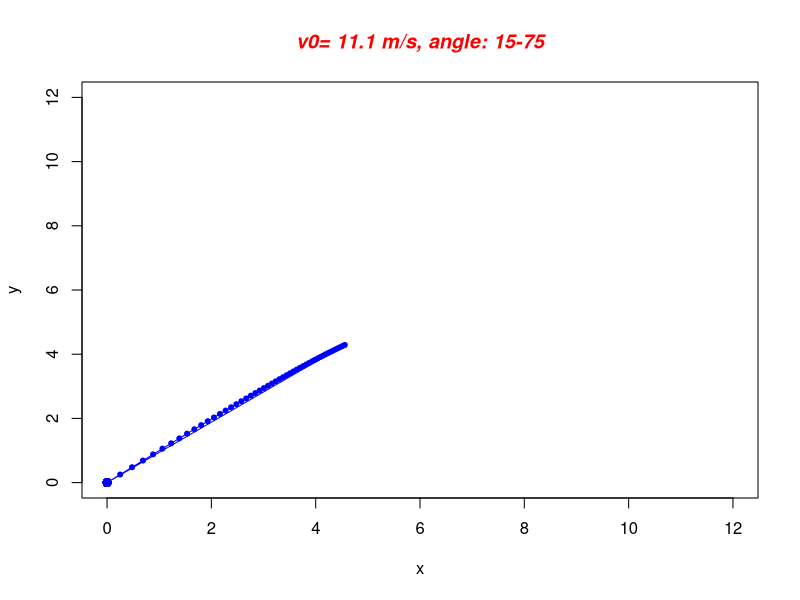

Here is the R script that generated this plot:
#################################################################
# This task is to calculate trajectory
# Same as 1st, but with enviroment resistance
#################################################################

g <- 9.81 #gravity acceleration
v0 <- 11.1
alpha <- pi/4
k <- 0.8 #enviroment resistance coefficient
m <- 0.1 #mass in kilos

x <- vector(length=100) #horizontal axes
y <- vector(length=100) #vertical axes

plot(x, y, col="blue", ylim=c(0, 12), xlim=c(0, 12))
currentParameters = paste("v0=", v0, "m/s, angle: 15-75")
title(main=currentParameters, col.main="red", font.main=4)
#legend(1, 12, c("numeric method","analytic method"), cex=0.8, col=c("blue","red"), lty=2:1)

v_x <- vector(length=100) #projections on x
v_y <- vector(length=100) #projections on y
v_x[1] <- v0*cos(alpha)
v_y[1] <- v0*sin(alpha)

wholeTime <- 2*v0*sin(alpha)/g #whole time of flight
dt <- wholeTime/50 #step 
h <- 0.05

x[1] <- 0
y[1] <- 0

for(cnt in 2:50)
{
	f_v1_x <- (-k * v_x[cnt-1] * v_x[cnt-1] * dt / m) 
	f_v1_y <- ((-k * v_y[cnt-1] * v_y[cnt-1] - m * g) * dt / m)

	v_x_tmp <- v_x[cnt-1] + h * f_v1_x
	v_y_tmp <- v_y[cnt-1] + h * f_v1_y

	f_x_tmp <- (-k * v_x_tmp * v_x_tmp * dt / m)
        f_y_tmp <- ((-k * v_y_tmp * v_y_tmp - m * g) * dt / m)

	v_x[cnt] <- v_x[cnt-1] + h * (f_v1_x + f_x_tmp) / 2
	v_y[cnt] <- v_y[cnt-1] + h * (f_v1_y + f_y_tmp) / 2	

	x[cnt] <- x[cnt-1] + v_x[cnt-1]*dt
	y[cnt] <- y[cnt-1] + v_y[cnt-1]*dt
}

lines(x, y, type="o",  pch=20, lty=1, col="blue")
